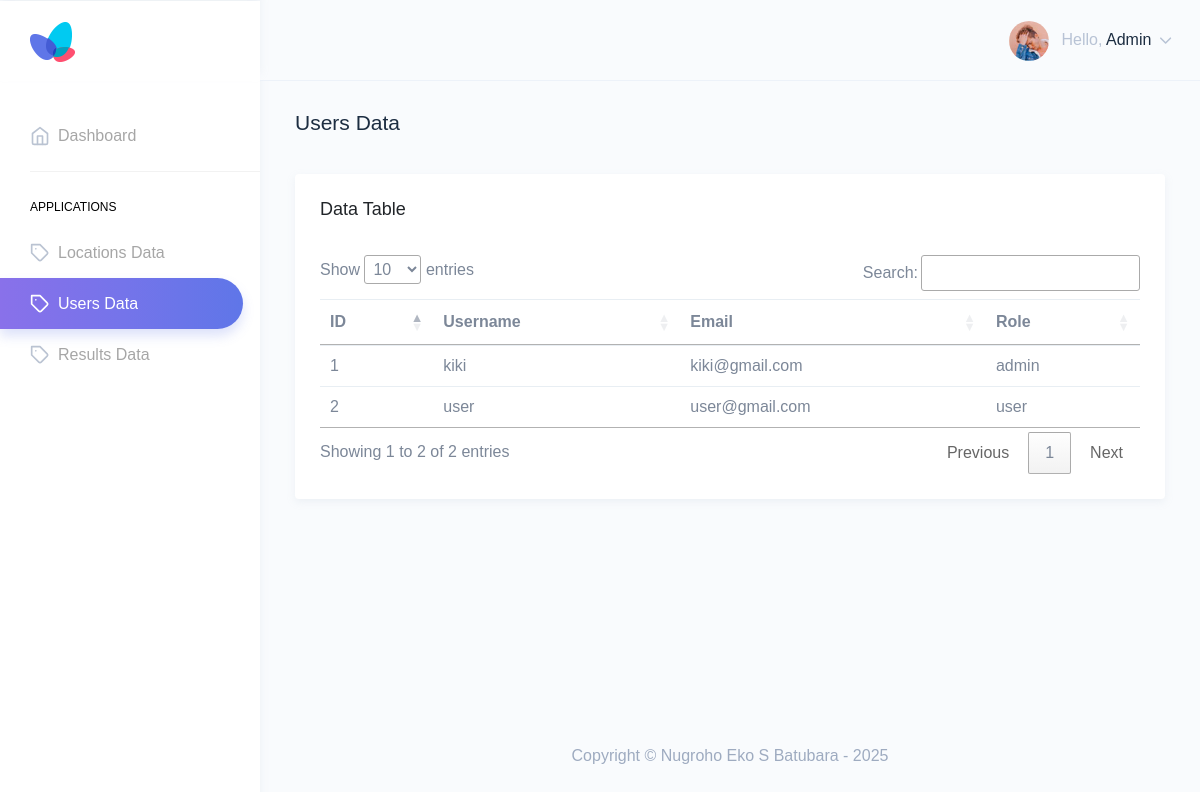
Page /admin/user.php (signed in) on the committed database.
### tables this page shows
CREATE TABLE `data_user` (
  `id` int(255) NOT NULL,
  `username` varchar(255) DEFAULT NULL,
  `email` varchar(255) DEFAULT NULL,
  `password` text DEFAULT NULL,
  `role` varchar(20) DEFAULT NULL
);

### admin/user.php (the view, shortened to what this page needs)
<?php
    $host = 'localhost';
    $user = 'root';
    $pass = '';
    $db   = 'db_solarpanel';
    $conn = new mysqli($host, $user, $pass, $db);
    $sqlTable = "SELECT * FROM data_user";
    $resultTable = $conn->query($sqlTable);
    $tableRows = "";
    if ($resultTable->num_rows > 0) {
        while ($rowTable = $resultTable->fetch_assoc()) {
            $tableRows .= "<tr>
                <td>{$rowTable['id']}</td>
                <td>{$rowTable['username']}</td>
                <td>{$rowTable['email']}</td>
                <td>{$rowTable['role']}</td>
            </tr>";
        }
    } else {
        $tableRows = "<tr><td colspan='5'>Tidak ada data.</td></tr>";
    }
?>
<!DOCTYPE html>
<html lang="en">
<head>
    <link href="assets/extra-libs/c3/c3.min.css" rel="stylesheet">
    <link href="assets/extra-libs/jvector/jquery-jvectormap-2.0.2.css" rel="stylesheet" />
    <link rel="stylesheet" href="https://cdn.datatables.net/1.13.6/css/jquery.dataTables.min.css">
    <link href="dist/css/style.min.css" rel="stylesheet">
</head>
<body>
    <div id="main-wrapper" data-theme="light" data-layout="vertical" data-navbarbg="skin6" data-sidebartype="full"
        data-sidebar-position="fixed" data-header-position="fixed" data-boxed-layout="full">
        <header class="topbar" data-navbarbg="skin6">
            <nav class="navbar top-navbar navbar-expand-md">
                <div class="navbar-header" data-logobg="skin6">
                    <div class="navbar-brand">
                        <a href="index.php">
                            <b class="logo-icon">
                                <img src="assets/images/logo-icon.png" alt="homepage" class="dark-logo" />
                            </b>
                        </a>
                    </div>
                </div>
                <div class="navbar-collapse collapse" id="navbarSupportedContent">
                    <ul class="navbar-nav float-right">
                        <li class="nav-item dropdown">
                            <a class="nav-link dropdown-toggle" href="javascript:void(0)" data-toggle="dropdown" aria-haspopup="true" aria-expanded="false">
                                <img src="assets/images/users/profile-pic.jpg" alt="user" class="rounded-circle" width="40">
                                <span class="ml-2 d-none d-lg-inline-block">
                                    <span>Hello,</span>
                                    <span class="text-dark">Admin</span>
                                    <i data-feather="chevron-down" class="svg-icon"></i>
                                </span>
                            </a>
                        </li>
                    </ul>
                </div>
            </nav>
        </header>
        <aside class="left-sidebar" data-sidebarbg="skin6">
            <div class="scroll-sidebar" data-sidebarbg="skin6">
                <nav class="sidebar-nav">
                    <ul id="sidebarnav">
                        <li class="sidebar-item"> <a class="sidebar-link sidebar-link" href="index.php" aria-expanded="false">
                            <i data-feather="home" class="feather-icon"></i>
                            <span class="hide-menu">Dashboard</span></a>
                        </li>
                        <li class="list-divider"></li>
                        <li class="nav-small-cap">
                            <span class="hide-menu">Applications</span>
                        </li>
                        <li class="sidebar-item">
                            <a class="sidebar-link" href="location.php" aria-expanded="false">
                                <i data-feather="tag" class="feather-icon"></i>
                                <span class="hide-menu">Locations Data</span>
                            </a>
                        </li>
                        <li class="sidebar-item">
                            <a class="sidebar-link" href="user.php" aria-expanded="false">
                                <i data-feather="tag" class="feather-icon"></i>
                                <span class="hide-menu">Users Data</span>
                            </a>
                        </li>
                        <li class="sidebar-item">
                            <a class="sidebar-link" href="result.php" aria-expanded="false">
                                <i data-feather="tag" class="feather-icon"></i>
                                <span class="hide-menu">Results Data</span>
                            </a>
                        </li>
                    </ul>
                </nav>
            </div>
        </aside>
        <div class="page-wrapper">
            <div class="page-breadcrumb">
                <div class="row">
                    <div class="col-7 align-self-center">
                        <h3 class="page-title text-truncate text-dark font-weight-medium mb-1">Users Data</h3>
                    </div>
                </div>
            </div>
            <div class="container-fluid">
                  <div class="row">
                    <div class="col-12">
                        <div class="card">
                            <div class="card-body">
                                <div class="d-flex align-items-center mb-4">
                                    <h4 class="card-title">Data Table</h4>
                                </div>
                                <div class="table-responsive">
                                    <table id="tabel-user" class="table no-wrap v-middle mb-0">
                                        <thead>
                                            <tr class="border-0">
                                                <th>ID</th>
                                                <th>Username</th>
                                                <th>Email</th>
                                                <th>Role</th>
                                            </tr>
                                        </thead>
                                        <tbody>
                                            <?= $tableRows ?>
                                        </tbody>
                                    </table>
                                </div>
                            </div>
                        </div>
                    </div>
                </div>
            </div>
            <footer class="footer text-center text-muted">
                <a href="index.php" class="text-muted"><strong>Copyright &copy; Nugroho Eko S Batubara</a> - <?= date("Y"); ?></strong></a>
            </footer>
        </div>
    </div>
</body>
</html>

### rows in the picture
data_user: id "1", username "kiki", email "kiki@gmail.com", role "admin"
data_user: id "2", username "user", email "user@gmail.com", role "user"
